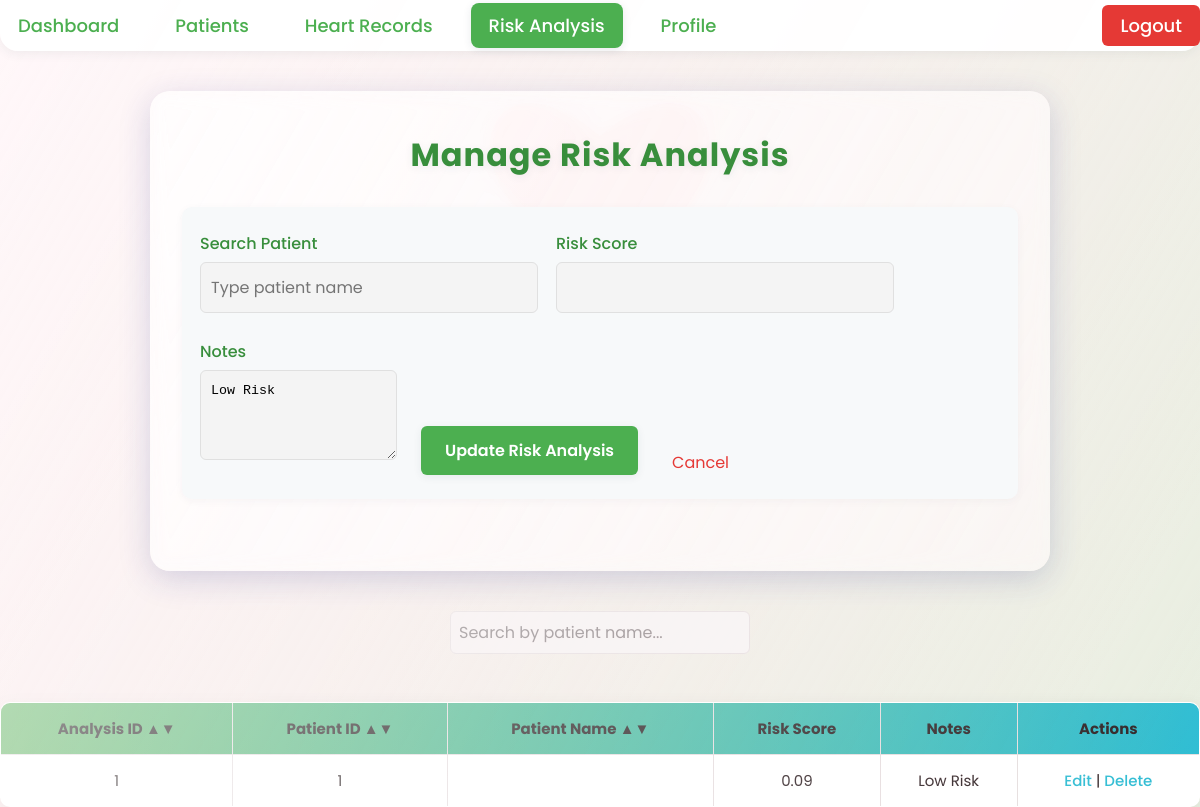
The app's page /edit_risk_analysis/1 (signed in) with its own data.
### tables this page shows
CREATE TABLE RISK_ANALYSIS (
    analysis_id INTEGER PRIMARY KEY AUTOINCREMENT,
    patient_id INT,
    risk_level REAL,
    notes TEXT,
    FOREIGN KEY(patient_id) REFERENCES PATIENT(patient_id)
);

### app.py (the view, shortened to what this page needs)
@app.route('/edit_risk_analysis/<int:analysis_id>', methods=['GET', 'POST'])
def edit_risk_analysis(analysis_id):
    conn = get_db_connection()
    cursor = conn.cursor()
    cursor.execute('SELECT * FROM risk_analysis WHERE analysis_id = ?', (analysis_id,))
    analysis = cursor.fetchone()
    cursor.execute('SELECT * FROM patient')
    patients = cursor.fetchall()
    conn.close()
    return render_template('risk_analysis.html', analyses=[analysis], patients=patients, current_page='risk_analysis', edit_mode=True, edit_analysis=analysis, user_type=session.get('user_type'))

### app.py (called while the page is built)
def get_db_connection():
    conn = sqlite3.connect('database/health_records.db')  # Replace with the correct path to your database
    conn.row_factory = sqlite3.Row
    return conn

@app.before_request
def require_login():
    allowed_routes = ['login', 'signup', 'static']
    if request.endpoint not in allowed_routes and 'admin_id' not in session and 'doctor_id' not in session:
        return redirect(url_for('login'))

### templates/risk_analysis.html (shortened to what this page needs)
<!DOCTYPE html>
<html lang="en">
  <head>
    <link
      rel="stylesheet"
      href="{{ url_for('static', filename='styles.css') }}"
    />
  </head>
  <body>
    <nav>
      <ul
        style="
          display: flex;
          align-items: center;
          justify-content: space-between;
        "
      >
        <div style="display: flex; gap: 20px">
          <li>
            <a
              href="{{ url_for('dashboard') }}"
              class="{% if current_page == 'dashboard' %}active{% endif %}"
              >Dashboard</a
            >
          </li>
          <li>
            <a
              href="{{ url_for('manage_patient') }}"
              class="{% if current_page == 'patient' %}active{% endif %}"
              >Patients</a
            >
          </li>
          <li>
            <a
              href="{{ url_for('manage_heart_record') }}"
              class="{% if current_page == 'heart_record' %}active{% endif %}"
              >Heart Records</a
            >
          </li>
          <li>
            <a
              href="{{ url_for('manage_risk_analysis') }}"
              class="{% if current_page == 'risk_analysis' %}active{% endif %}"
              >Risk Analysis</a
            >
          </li>
          {% if user_type == 'admin' %}
          <li>
            <a
              href="{{ url_for('manage_admin') }}"
              class="{% if current_page == 'admin' %}active{% endif %}"
              >Admin</a
            >
          </li>
          {% elif user_type == 'doctor' %}
          <li>
            <a
              href="{{ url_for('doctor_profile') }}"
              class="{% if current_page == 'profile' %}active{% endif %}"
              >Profile</a
            >
          </li>
          {% endif %}
        </div>
        <li>
          <a
            href="{{ url_for('logout') }}"
            style="
              background: #e53935;
              color: #fff;
              border-radius: 6px;
              padding: 8px 18px;
            "
            >Logout</a
          >
        </li>
      </ul>
    </nav>
    <div class="container">
      <div class="card">
        <h2>Manage Risk Analysis</h2>
        {% if edit_mode %}
        <form
          method="POST"
          action="{{ url_for('edit_risk_analysis', analysis_id=edit_analysis['analysis_id']) }}"
        >
          <div class="form-group" style="display: flex; gap: 18px">
            <div style="flex: 1">
              <label for="patient_name">Search Patient</label>
              <input
                type="text"
                id="patient_name"
                name="patient_name"
                placeholder="Type patient name"
                autocomplete="off"
                required
              />
            </div>
            <div style="flex: 1">
              <label for="risk_score">Risk Score</label>
              <input
                type="number"
                step="0.01"
                name="risk_score"
                value="{{ edit_analysis['risk_score'] }}"
                required
              />
            </div>
          </div>
          <div class="form-group">
            <label for="notes">Notes</label>
            <textarea name="notes" required>
{{ edit_analysis['notes'] }}</textarea
            >
          </div>
          <button type="submit">Update Risk Analysis</button>
          <a
            href="{{ url_for('manage_risk_analysis') }}"
            style="margin-left: 10px; color: #e53935"
            >Cancel</a
          >
        </form>
        {% endif %}
      </div>
      <div class="form-group" style="text-align: center; margin: 20px 0">
        <input
          type="text"
          id="riskSearchInput"
          placeholder="Search by patient name..."
          style="width: 300px; padding: 8px"
        />
      </div>
      <div style="display: flex; justify-content: center">
        <table style="max-width: 1200px; width: 100%">
          <thead>
            <tr>
              <th onclick="sortTable(0)">Analysis ID ▲▼</th>
              <th onclick="sortTable(0)">Patient ID ▲▼</th>
              <th onclick="sortTable(0)">Patient Name ▲▼</th>
              <th>Risk Score</th>
              <th>Notes</th>
              <th>Actions</th>
            </tr>
          </thead>
          <tbody>
            {% for analysis in analyses %}
            <tr>
              <td>{{ analysis['analysis_id'] }}</td>
              <td>{{ analysis['patient_id'] }}</td>
              <td>{{ analysis['patient_name'] }}</td>
              <td>{{ analysis['risk_level'] }}</td>
              <td>{{ analysis['notes'] }}</td>
              <td>
                <a
                  href="{{ url_for('edit_risk_analysis', analysis_id=analysis['analysis_id']) }}"
                  >Edit</a
                >
                |
                <a
                  href="{{ url_for('delete_risk_analysis', analysis_id=analysis['analysis_id']) }}"
                  onclick="return confirm('Are you sure?')"
                  >Delete</a
                >
              </td>
            </tr>
            {% endfor %}
          </tbody>
        </table>
      </div>
    </div>
  </body>
</html>

### static/styles.css (style rules this page uses)
:root { --white-color: #fff; --black-color: #222; --primary-color: #4CAF50; --primary-color-dark: #388e3c; --secondary-color: #f7f9fa; --accent-color: #00bcd4; --error-color: #e53935; --success-color: #43a047; --shadow: 0 4px 16px rgba(44, 62, 80, 0.08); --font-family: "Poppins", sans-serif; --font-medium: 500; --font-size: 16px; --small-font-size: 13px; --large-font-size: 22px; --primary-font-weight: 600; }
* { box-sizing: border-box; padding: 0; margin: 0; }
body, input, button { font-size: var(--font-size); font-family: var(--font-family); }
body { min-height: 100vh; background: url("/static/background-image.jpeg") no-repeat center center fixed, linear-gradient(120deg, #ffe6ec 0%, #e3f9e5 100%); background-size: cover; position: relative; color: var(--black-color); }
body::before { content: ''; position: fixed; top: 0; left: 0; right: 0; bottom: 0; background: linear-gradient(120deg, rgba(255,255,255,0.7) 0%, rgba(255,192,203,0.18) 100%); z-index: 0; pointer-events: none; mix-blend-mode: lighten; }
body::after { content: ''; position: fixed; top: 10%; left: 50%; width: 220px; height: 220px; background-size: contain; opacity: 0.7; z-index: 0; pointer-events: none; transform: translateX(-50%) scale(1.1); animation: floatHeart 7s ease-in-out infinite alternate; }
input, button, textarea { border: none; outline: none; transition: box-shadow 0.2s, background 0.2s; }
a { text-decoration: none; transition: color 0.2s; }
nav { background: rgba(255,255,255,0.95); box-shadow: 0 2px 12px rgba(44, 62, 80, 0.08); border-radius: 0 0 18px 18px; margin-bottom: 32px; position: relative; z-index: 2; text-align: center; padding: 12px 0; }
nav ul { list-style: none; display: inline-flex; gap: 20px; padding: 0; }
nav a { color: var(--primary-color); font-weight: var(--font-medium); font-size: 18px; padding: 10px 18px; border-radius: 8px; transition: background 0.2s, color 0.2s, box-shadow 0.2s; }
nav a.active, nav a:hover { background: var(--primary-color); color: #fff !important; box-shadow: 0 2px 8px rgba(44, 62, 80, 0.10); }
.dashboard-container, .card { position: relative; z-index: 1; background: rgba(255,255,255,0.55); box-shadow: 0 8px 32px 0 rgba(31, 38, 135, 0.18); backdrop-filter: blur(8px); -webkit-backdrop-filter: blur(8px); border-radius: 20px; padding: 40px 32px; margin: 40px auto; max-width: 900px; transition: box-shadow 0.2s, transform 0.2s; }
h2 { font-size: 2rem; color: var(--primary-color-dark); text-align: center; margin-bottom: 28px; letter-spacing: 1px; font-weight: 700; text-shadow: 0 2px 8px rgba(44, 62, 80, 0.08); }
form { margin: 24px 0 32px 0; background: var(--secondary-color); padding: 24px 18px; border-radius: 10px; box-shadow: 0 2px 8px rgba(44, 62, 80, 0.04); display: flex; flex-wrap: wrap; gap: 18px 24px; align-items: flex-end; }
label { display: block; margin-bottom: 6px; font-weight: var(--font-medium); color: var(--primary-color-dark); }
input, textarea { width: 100%; padding: 12px 10px; margin-bottom: 8px; background: #f4f4f4; border-radius: 6px; border: 1px solid #e0e0e0; transition: border 0.2s, box-shadow 0.2s; }
textarea { resize: vertical; height: 90px; }
button { width: auto; min-width: 120px; padding: 12px 24px; background: var(--primary-color); color: white; font-weight: var(--primary-font-weight); border-radius: 6px; cursor: pointer; box-shadow: 0 2px 8px rgba(44, 62, 80, 0.08); transition: background 0.2s, transform 0.1s; border: none; }
table { width: 100%; border-collapse: collapse; margin-top: 20px; background: var(--white-color); border-radius: 10px; overflow: hidden; box-shadow: var(--shadow); }
table, th, td { border: 1px solid #e0e0e0; }
th, td { padding: 14px 10px; text-align: center; font-size: 15px; }
thead { background: linear-gradient(90deg, var(--primary-color), var(--accent-color)); color: var(--white-color); }
td a { color: var(--accent-color); text-decoration: none; font-weight: 500; transition: color 0.2s; }

### templates/risk_analysis.html (style rules this page uses)
body, td, th { color: black; cursor: pointer; }

### records on screen
RISK_ANALYSIS: notes "Low Risk", analysis_id "1", patient_id "1", risk_level "0.09"
